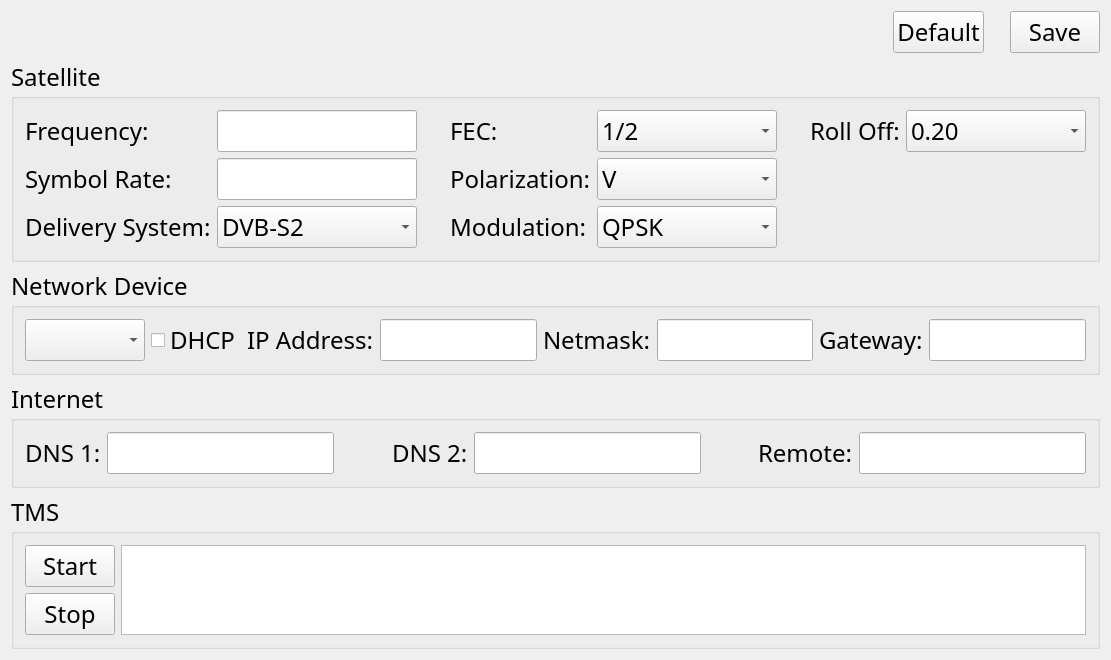
<ui version="4.0" >
 <class>SetupClass</class>
 <widget class="QWidget" name="SetupClass" >
  <property name="geometry" >
   <rect>
    <x>0</x>
    <y>0</y>
    <width>1111</width>
    <height>602</height>
   </rect>
  </property>
  <property name="windowTitle" >
   <string>Setup</string>
  </property>
  <layout class="QVBoxLayout" name="verticalLayout_17" >
   <item>
    <layout class="QHBoxLayout" name="horizontalLayout_2" >
     <item>
      <spacer name="horizontalSpacer_7" >
       <property name="orientation" >
        <enum>Qt::Horizontal</enum>
       </property>
       <property name="sizeHint" stdset="0" >
        <size>
         <width>40</width>
         <height>20</height>
        </size>
       </property>
      </spacer>
     </item>
     <item>
      <widget class="QPushButton" name="pushButton_2" >
       <property name="font" >
        <font>
         <family>Book Antiqua</family>
         <pointsize>18</pointsize>
         <weight>50</weight>
         <italic>false</italic>
         <bold>false</bold>
         <underline>false</underline>
         <strikeout>false</strikeout>
        </font>
       </property>
       <property name="text" >
        <string>Default</string>
       </property>
      </widget>
     </item>
     <item>
      <widget class="QLabel" name="labe_symbl_rate_10" >
       <property name="font" >
        <font>
         <family>Book Antiqua</family>
         <pointsize>18</pointsize>
         <weight>50</weight>
         <italic>false</italic>
         <bold>false</bold>
         <underline>false</underline>
         <strikeout>false</strikeout>
        </font>
       </property>
       <property name="text" >
        <string/>
       </property>
      </widget>
     </item>
     <item>
      <widget class="QPushButton" name="pushButton" >
       <property name="minimumSize" >
        <size>
         <width>90</width>
         <height>0</height>
        </size>
       </property>
       <property name="font" >
        <font>
         <family>Book Antiqua</family>
         <pointsize>18</pointsize>
         <weight>50</weight>
         <italic>false</italic>
         <bold>false</bold>
         <underline>false</underline>
         <strikeout>false</strikeout>
        </font>
       </property>
       <property name="text" >
        <string>Save</string>
       </property>
      </widget>
     </item>
    </layout>
   </item>
   <item>
    <widget class="QGroupBox" name="groupBox_staeliite" >
     <property name="font" >
      <font>
       <family>Book Antiqua</family>
       <pointsize>18</pointsize>
       <weight>50</weight>
       <italic>false</italic>
       <bold>false</bold>
       <underline>false</underline>
       <strikeout>false</strikeout>
      </font>
     </property>
     <property name="title" >
      <string>Satellite</string>
     </property>
     <layout class="QVBoxLayout" name="verticalLayout_11" >
      <item>
       <layout class="QHBoxLayout" name="horizontalLayout_14" >
        <item>
         <layout class="QVBoxLayout" name="verticalLayout_5" >
          <item>
           <widget class="QLabel" name="label_frequency" >
            <property name="font" >
             <font>
              <family>Book Antiqua</family>
              <pointsize>18</pointsize>
              <weight>50</weight>
              <italic>false</italic>
              <bold>false</bold>
              <underline>false</underline>
              <strikeout>false</strikeout>
             </font>
            </property>
            <property name="text" >
             <string>Frequency:</string>
            </property>
           </widget>
          </item>
          <item>
           <widget class="QLabel" name="labe_symbl_rate" >
            <property name="font" >
             <font>
              <family>Book Antiqua</family>
              <pointsize>18</pointsize>
              <weight>50</weight>
              <italic>false</italic>
              <bold>false</bold>
              <underline>false</underline>
              <strikeout>false</strikeout>
             </font>
            </property>
            <property name="text" >
             <string>Symbol Rate:</string>
            </property>
           </widget>
          </item>
          <item>
           <widget class="QLabel" name="label_frequency_2" >
            <property name="font" >
             <font>
              <family>Book Antiqua</family>
              <pointsize>18</pointsize>
              <weight>50</weight>
              <italic>false</italic>
              <bold>false</bold>
              <underline>false</underline>
              <strikeout>false</strikeout>
             </font>
            </property>
            <property name="text" >
             <string>Delivery System:</string>
            </property>
           </widget>
          </item>
         </layout>
        </item>
        <item>
         <layout class="QVBoxLayout" name="verticalLayout" >
          <item>
           <widget class="QLineEdit" name="lineEdit_Frequency" >
            <property name="minimumSize" >
             <size>
              <width>180</width>
              <height>0</height>
             </size>
            </property>
            <property name="maximumSize" >
             <size>
              <width>200</width>
              <height>16777215</height>
             </size>
            </property>
           </widget>
          </item>
          <item>
           <widget class="QLineEdit" name="lineEdit_symbol_rate" >
            <property name="minimumSize" >
             <size>
              <width>200</width>
              <height>0</height>
             </size>
            </property>
            <property name="maximumSize" >
             <size>
              <width>180</width>
              <height>16777215</height>
             </size>
            </property>
           </widget>
          </item>
          <item>
           <widget class="QComboBox" name="comboBox_DVB" >
            <property name="minimumSize" >
             <size>
              <width>180</width>
              <height>0</height>
             </size>
            </property>
            <item>
             <property name="text" >
              <string>DVB-S2</string>
             </property>
            </item>
            <item>
             <property name="text" >
              <string>DVB-S</string>
             </property>
            </item>
           </widget>
          </item>
         </layout>
        </item>
        <item>
         <spacer name="horizontalSpacer" >
          <property name="orientation" >
           <enum>Qt::Horizontal</enum>
          </property>
          <property name="sizeHint" stdset="0" >
           <size>
            <width>40</width>
            <height>20</height>
           </size>
          </property>
         </spacer>
        </item>
        <item>
         <layout class="QVBoxLayout" name="verticalLayout_6" >
          <item>
           <widget class="QLabel" name="labe_symbl_rate_4" >
            <property name="font" >
             <font>
              <family>Book Antiqua</family>
              <pointsize>18</pointsize>
              <weight>50</weight>
              <italic>false</italic>
              <bold>false</bold>
              <underline>false</underline>
              <strikeout>false</strikeout>
             </font>
            </property>
            <property name="text" >
             <string>FEC:</string>
            </property>
           </widget>
          </item>
          <item>
           <widget class="QLabel" name="labe_symbl_rate_5" >
            <property name="font" >
             <font>
              <family>Book Antiqua</family>
              <pointsize>18</pointsize>
              <weight>50</weight>
              <italic>false</italic>
              <bold>false</bold>
              <underline>false</underline>
              <strikeout>false</strikeout>
             </font>
            </property>
            <property name="text" >
             <string>Polarization:</string>
            </property>
           </widget>
          </item>
          <item>
           <widget class="QLabel" name="labe_symbl_rate_8" >
            <property name="font" >
             <font>
              <family>Book Antiqua</family>
              <pointsize>18</pointsize>
              <weight>50</weight>
              <italic>false</italic>
              <bold>false</bold>
              <underline>false</underline>
              <strikeout>false</strikeout>
             </font>
            </property>
            <property name="text" >
             <string>Modulation:</string>
            </property>
           </widget>
          </item>
         </layout>
        </item>
        <item>
         <layout class="QVBoxLayout" name="verticalLayout_3" >
          <item>
           <widget class="QComboBox" name="comboBox_xy" >
            <property name="minimumSize" >
             <size>
              <width>180</width>
              <height>0</height>
             </size>
            </property>
            <item>
             <property name="text" >
              <string>1/2</string>
             </property>
            </item>
            <item>
             <property name="text" >
              <string>2/3</string>
             </property>
            </item>
            <item>
             <property name="text" >
              <string>3/4</string>
             </property>
            </item>
            <item>
             <property name="text" >
              <string>3/5</string>
             </property>
            </item>
            <item>
             <property name="text" >
              <string>4/5</string>
             </property>
            </item>
            <item>
             <property name="text" >
              <string>5/6</string>
             </property>
            </item>
            <item>
             <property name="text" >
              <string>6/7</string>
             </property>
            </item>
            <item>
             <property name="text" >
              <string>7/8</string>
             </property>
            </item>
            <item>
             <property name="text" >
              <string>8/9</string>
             </property>
            </item>
            <item>
             <property name="text" >
              <string>9/10</string>
             </property>
            </item>
            <item>
             <property name="text" >
              <string>auto</string>
             </property>
            </item>
           </widget>
          </item>
          <item>
           <widget class="QComboBox" name="comboBox_V" >
            <property name="minimumSize" >
             <size>
              <width>180</width>
              <height>0</height>
             </size>
            </property>
            <property name="maximumSize" >
             <size>
              <width>180</width>
              <height>16777215</height>
             </size>
            </property>
            <item>
             <property name="text" >
              <string>V</string>
             </property>
            </item>
            <item>
             <property name="text" >
              <string>H</string>
             </property>
            </item>
           </widget>
          </item>
          <item>
           <widget class="QComboBox" name="comboBox_SPK" >
            <property name="minimumSize" >
             <size>
              <width>180</width>
              <height>0</height>
             </size>
            </property>
            <item>
             <property name="text" >
              <string>QPSK</string>
             </property>
            </item>
            <item>
             <property name="text" >
              <string>8PSK</string>
             </property>
            </item>
            <item>
             <property name="text" >
              <string>16APSK</string>
             </property>
            </item>
            <item>
             <property name="text" >
              <string>VSB16</string>
             </property>
            </item>
            <item>
             <property name="text" >
              <string>VSB8</string>
             </property>
            </item>
            <item>
             <property name="text" >
              <string>QAM16</string>
             </property>
            </item>
            <item>
             <property name="text" >
              <string>QAM32</string>
             </property>
            </item>
            <item>
             <property name="text" >
              <string>QAM64</string>
             </property>
            </item>
            <item>
             <property name="text" >
              <string>QAM128</string>
             </property>
            </item>
            <item>
             <property name="text" >
              <string>QAM256</string>
             </property>
            </item>
            <item>
             <property name="text" >
              <string>QAMAUTO</string>
             </property>
            </item>
           </widget>
          </item>
         </layout>
        </item>
        <item>
         <spacer name="horizontalSpacer_2" >
          <property name="orientation" >
           <enum>Qt::Horizontal</enum>
          </property>
          <property name="sizeHint" stdset="0" >
           <size>
            <width>40</width>
            <height>20</height>
           </size>
          </property>
         </spacer>
        </item>
        <item>
         <layout class="QVBoxLayout" name="verticalLayout_10" >
          <item>
           <widget class="QLabel" name="labe_symbl_rate_6" >
            <property name="font" >
             <font>
              <family>Book Antiqua</family>
              <pointsize>18</pointsize>
              <weight>50</weight>
              <italic>false</italic>
              <bold>false</bold>
              <underline>false</underline>
              <strikeout>false</strikeout>
             </font>
            </property>
            <property name="text" >
             <string>Roll Off:</string>
            </property>
           </widget>
          </item>
          <item>
           <widget class="QLabel" name="labe_symbl_rate_9" >
            <property name="font" >
             <font>
              <family>Book Antiqua</family>
              <pointsize>18</pointsize>
              <weight>50</weight>
              <italic>false</italic>
              <bold>false</bold>
              <underline>false</underline>
              <strikeout>false</strikeout>
             </font>
            </property>
            <property name="text" >
             <string/>
            </property>
           </widget>
          </item>
          <item>
           <widget class="QLabel" name="labe_symbl_rate_13" >
            <property name="font" >
             <font>
              <family>Book Antiqua</family>
              <pointsize>18</pointsize>
              <weight>50</weight>
              <italic>false</italic>
              <bold>false</bold>
              <underline>false</underline>
              <strikeout>false</strikeout>
             </font>
            </property>
            <property name="text" >
             <string/>
            </property>
           </widget>
          </item>
         </layout>
        </item>
        <item>
         <layout class="QVBoxLayout" name="verticalLayout_12" >
          <item>
           <widget class="QComboBox" name="comboBox_decimals" >
            <property name="minimumSize" >
             <size>
              <width>180</width>
              <height>0</height>
             </size>
            </property>
            <item>
             <property name="text" >
              <string>0.20</string>
             </property>
            </item>
            <item>
             <property name="text" >
              <string>0.25</string>
             </property>
            </item>
            <item>
             <property name="text" >
              <string>0.35</string>
             </property>
            </item>
            <item>
             <property name="text" >
              <string>auto</string>
             </property>
            </item>
           </widget>
          </item>
          <item>
           <widget class="QLabel" name="labe_symbl_rate_12" >
            <property name="font" >
             <font>
              <family>Book Antiqua</family>
              <pointsize>18</pointsize>
              <weight>50</weight>
              <italic>false</italic>
              <bold>false</bold>
              <underline>false</underline>
              <strikeout>false</strikeout>
             </font>
            </property>
            <property name="text" >
             <string/>
            </property>
           </widget>
          </item>
          <item>
           <widget class="QLabel" name="labe_symbl_rate_11" >
            <property name="font" >
             <font>
              <family>Book Antiqua</family>
              <pointsize>18</pointsize>
              <weight>50</weight>
              <italic>false</italic>
              <bold>false</bold>
              <underline>false</underline>
              <strikeout>false</strikeout>
             </font>
            </property>
            <property name="text" >
             <string/>
            </property>
           </widget>
          </item>
         </layout>
        </item>
       </layout>
      </item>
     </layout>
    </widget>
   </item>
   <item>
    <widget class="QGroupBox" name="groupBox_Network" >
     <property name="font" >
      <font>
       <family>Book Antiqua</family>
       <pointsize>18</pointsize>
       <weight>50</weight>
       <italic>false</italic>
       <bold>false</bold>
       <underline>false</underline>
       <strikeout>false</strikeout>
      </font>
     </property>
     <property name="title" >
      <string>Network Device</string>
     </property>
     <layout class="QVBoxLayout" name="verticalLayout_2" >
      <item>
       <layout class="QVBoxLayout" name="verticalLayout_4" >
        <item>
         <layout class="QHBoxLayout" name="horizontalLayout_3" >
          <item>
           <layout class="QVBoxLayout" name="verticalLayout_20" >
            <item>
             <widget class="QComboBox" name="comboBox_ECHs" >
              <property name="maximumSize" >
               <size>
                <width>120</width>
                <height>16777215</height>
               </size>
              </property>
             </widget>
            </item>
           </layout>
          </item>
          <item>
           <layout class="QVBoxLayout" name="verticalLayout_21" >
            <item>
             <widget class="QCheckBox" name="checkBox_DHCP" >
              <property name="maximumSize" >
               <size>
                <width>120</width>
                <height>16777215</height>
               </size>
              </property>
              <property name="text" >
               <string>DHCP</string>
              </property>
             </widget>
            </item>
           </layout>
          </item>
          <item>
           <spacer name="horizontalSpacer_3" >
            <property name="orientation" >
             <enum>Qt::Horizontal</enum>
            </property>
            <property name="sizeHint" stdset="0" >
             <size>
              <width>40</width>
              <height>20</height>
             </size>
            </property>
           </spacer>
          </item>
          <item>
           <layout class="QVBoxLayout" name="verticalLayout_8" >
            <item>
             <widget class="QLabel" name="label_ip" >
              <property name="text" >
               <string>IP Address:</string>
              </property>
             </widget>
            </item>
           </layout>
          </item>
          <item>
           <layout class="QVBoxLayout" name="verticalLayout_9" >
            <item>
             <widget class="QLineEdit" name="lineEdit_Ip" />
            </item>
           </layout>
          </item>
          <item>
           <spacer name="horizontalSpacer_4" >
            <property name="orientation" >
             <enum>Qt::Horizontal</enum>
            </property>
            <property name="sizeHint" stdset="0" >
             <size>
              <width>40</width>
              <height>20</height>
             </size>
            </property>
           </spacer>
          </item>
          <item>
           <layout class="QVBoxLayout" name="verticalLayout_13" >
            <item>
             <widget class="QLabel" name="label_Netm_mask" >
              <property name="text" >
               <string>Netmask:</string>
              </property>
             </widget>
            </item>
           </layout>
          </item>
          <item>
           <layout class="QVBoxLayout" name="verticalLayout_14" >
            <item>
             <widget class="QLineEdit" name="lineEdit_Net_AsK" >
              <property name="inputMask" >
               <string/>
              </property>
             </widget>
            </item>
           </layout>
          </item>
          <item>
           <spacer name="horizontalSpacer_6" >
            <property name="orientation" >
             <enum>Qt::Horizontal</enum>
            </property>
            <property name="sizeHint" stdset="0" >
             <size>
              <width>40</width>
              <height>20</height>
             </size>
            </property>
           </spacer>
          </item>
          <item>
           <layout class="QVBoxLayout" name="verticalLayout_15" >
            <item>
             <widget class="QLabel" name="label_Gateway" >
              <property name="text" >
               <string>Gateway:</string>
              </property>
             </widget>
            </item>
           </layout>
          </item>
          <item>
           <layout class="QVBoxLayout" name="verticalLayout_16" >
            <item>
             <widget class="QLineEdit" name="lineEdit_GateWay" >
              <property name="inputMask" >
               <string/>
              </property>
             </widget>
            </item>
           </layout>
          </item>
         </layout>
        </item>
       </layout>
      </item>
     </layout>
    </widget>
   </item>
   <item>
    <widget class="QGroupBox" name="groupBox_Network_2" >
     <property name="font" >
      <font>
       <family>Book Antiqua</family>
       <pointsize>18</pointsize>
       <weight>50</weight>
       <italic>false</italic>
       <bold>false</bold>
       <underline>false</underline>
       <strikeout>false</strikeout>
      </font>
     </property>
     <property name="title" >
      <string>Internet</string>
     </property>
     <layout class="QVBoxLayout" name="verticalLayout_22" >
      <item>
       <layout class="QHBoxLayout" name="horizontalLayout_17" >
        <item>
         <layout class="QHBoxLayout" name="horizontalLayout_7" >
          <item>
           <layout class="QVBoxLayout" name="verticalLayout_18" >
            <item>
             <widget class="QLabel" name="label_DNS" >
              <property name="text" >
               <string>DNS 1:</string>
              </property>
             </widget>
            </item>
           </layout>
          </item>
          <item>
           <layout class="QVBoxLayout" name="verticalLayout_19" >
            <item>
             <widget class="QLineEdit" name="lineEdit_DNS" />
            </item>
           </layout>
          </item>
          <item>
           <spacer name="horizontalSpacer_5" >
            <property name="orientation" >
             <enum>Qt::Horizontal</enum>
            </property>
            <property name="sizeHint" stdset="0" >
             <size>
              <width>40</width>
              <height>20</height>
             </size>
            </property>
           </spacer>
          </item>
          <item>
           <layout class="QVBoxLayout" name="verticalLayout_7" >
            <item>
             <widget class="QLabel" name="label_DNS_2" >
              <property name="text" >
               <string>DNS 2:</string>
              </property>
             </widget>
            </item>
           </layout>
          </item>
          <item>
           <layout class="QVBoxLayout" name="verticalLayout_23" >
            <item>
             <widget class="QLineEdit" name="lineEdit_DNS_2" >
              <property name="inputMask" >
               <string/>
              </property>
             </widget>
            </item>
           </layout>
          </item>
          <item>
           <spacer name="horizontalSpacer_8" >
            <property name="orientation" >
             <enum>Qt::Horizontal</enum>
            </property>
            <property name="sizeHint" stdset="0" >
             <size>
              <width>40</width>
              <height>20</height>
             </size>
            </property>
           </spacer>
          </item>
          <item>
           <layout class="QVBoxLayout" name="verticalLayout_26" >
            <item>
             <widget class="QLabel" name="label_Gateway_2" >
              <property name="text" >
               <string>Remote:</string>
              </property>
             </widget>
            </item>
           </layout>
          </item>
          <item>
           <layout class="QVBoxLayout" name="verticalLayout_27" >
            <item>
             <widget class="QLineEdit" name="lineEdit_Remote_2" />
            </item>
           </layout>
          </item>
         </layout>
        </item>
       </layout>
      </item>
     </layout>
    </widget>
   </item>
   <item>
    <widget class="QGroupBox" name="groupBox" >
     <property name="font" >
      <font>
       <family>Book Antiqua</family>
       <pointsize>18</pointsize>
       <weight>50</weight>
       <italic>false</italic>
       <bold>false</bold>
       <underline>false</underline>
       <strikeout>false</strikeout>
      </font>
     </property>
     <property name="title" >
      <string>TMS</string>
     </property>
     <layout class="QVBoxLayout" name="verticalLayout_24" >
      <item>
       <layout class="QHBoxLayout" name="horizontalLayout" >
        <item>
         <layout class="QVBoxLayout" name="verticalLayout_25" >
          <item>
           <widget class="QPushButton" name="pushButton_4" >
            <property name="minimumSize" >
             <size>
              <width>90</width>
              <height>0</height>
             </size>
            </property>
            <property name="text" >
             <string>Start</string>
            </property>
           </widget>
          </item>
          <item>
           <spacer name="verticalSpacer_2" >
            <property name="orientation" >
             <enum>Qt::Vertical</enum>
            </property>
            <property name="sizeHint" stdset="0" >
             <size>
              <width>20</width>
              <height>40</height>
             </size>
            </property>
           </spacer>
          </item>
          <item>
           <widget class="QPushButton" name="pushButton_3" >
            <property name="text" >
             <string>Stop</string>
            </property>
           </widget>
          </item>
          <item>
           <spacer name="verticalSpacer_4" >
            <property name="orientation" >
             <enum>Qt::Vertical</enum>
            </property>
            <property name="sizeHint" stdset="0" >
             <size>
              <width>20</width>
              <height>40</height>
             </size>
            </property>
           </spacer>
          </item>
          <item>
           <spacer name="verticalSpacer_3" >
            <property name="orientation" >
             <enum>Qt::Vertical</enum>
            </property>
            <property name="sizeHint" stdset="0" >
             <size>
              <width>20</width>
              <height>40</height>
             </size>
            </property>
           </spacer>
          </item>
         </layout>
        </item>
        <item>
         <widget class="QTextBrowser" name="textBrowser" >
          <property name="verticalScrollBarPolicy" >
           <enum>Qt::ScrollBarAsNeeded</enum>
          </property>
          <property name="horizontalScrollBarPolicy" >
           <enum>Qt::ScrollBarAsNeeded</enum>
          </property>
          <property name="lineWrapMode" >
           <enum>QTextEdit::NoWrap</enum>
          </property>
         </widget>
        </item>
       </layout>
      </item>
     </layout>
    </widget>
   </item>
   <item>
    <spacer name="verticalSpacer" >
     <property name="orientation" >
      <enum>Qt::Vertical</enum>
     </property>
     <property name="sizeHint" stdset="0" >
      <size>
       <width>20</width>
       <height>40</height>
      </size>
     </property>
    </spacer>
   </item>
  </layout>
 </widget>
 <layoutdefault spacing="6" margin="11" />
 <resources/>
 <connections/>
</ui>
